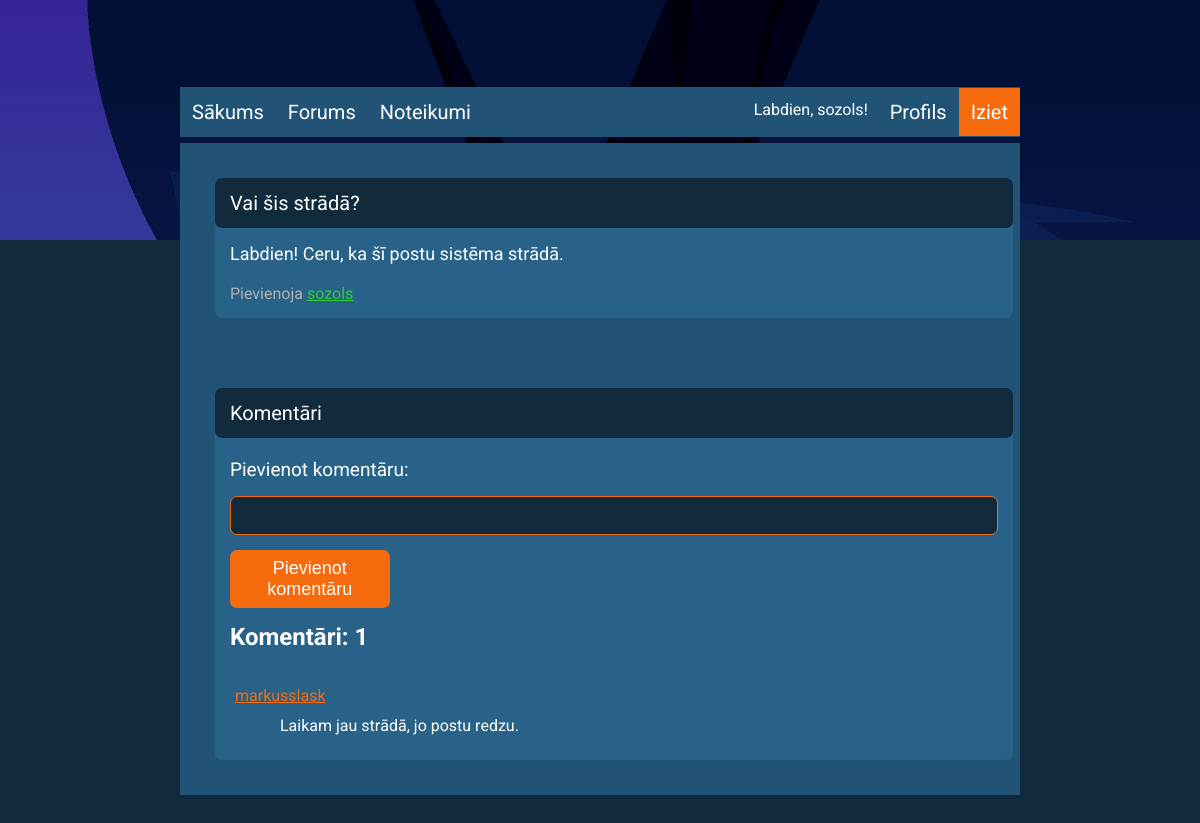
The page /post.php?postid=1 (signed in) on the database its author committed.
### tables this page shows
CREATE TABLE `posts` (
  `post_id` int(11) NOT NULL,
  `post_title` varchar(255) NOT NULL,
  `post_content` text NOT NULL,
  `author_id` int(11) NOT NULL,
  `date` date NOT NULL DEFAULT current_timestamp()
);

CREATE TABLE `user` (
  `id` int(11) NOT NULL,
  `firstname` varchar(32) NOT NULL,
  `lastname` varchar(32) NOT NULL,
  `username` varchar(32) NOT NULL,
  `email` varchar(64) NOT NULL,
  `password` varchar(128) NOT NULL,
  `user_color` varchar(10) NOT NULL DEFAULT '#F66B0E'
);

CREATE TABLE `comments` (
  `comment_id` int(11) NOT NULL,
  `author_id` int(11) NOT NULL,
  `post_id` int(11) NOT NULL,
  `comment` varchar(255) NOT NULL
);

### post.php (the view, shortened to what this page needs)
<?php
$pdo = require 'database.php';
$postid = $_GET['postid'];
try{
    $sql = "SELECT post_title, post_content, author_id FROM posts WHERE post_id=:postid";
    $statement = $pdo->prepare($sql);
    $statement->execute(array(
        ':postid' => $postid
    ));
}catch(PDOException $e) {
    echo $e->getMessage();
    echo '<div class="alert alert-danger" role="alert">
    Datubāzes kļūda!
    </div>';
}
$post = $statement->fetchAll(PDO::FETCH_ASSOC);
$post_title = $post[0]['post_title'];
$post_content = $post[0]['post_content'];
$author_id = $post[0]['author_id'];
try{
    $sql = "SELECT id, username FROM user WHERE id=:userid";
    $statement = $pdo->prepare($sql);
    $statement->execute(array(
        ':userid' => $author_id
    ));
}catch(PDOException $e) {
    echo $e->getMessage();
    echo '<div class="alert alert-danger" role="alert">
    Datubāzes kļūda!
    </div>';
}
$user = $statement->fetchAll(PDO::FETCH_ASSOC);
$username = $user[0]['username'];
$profileid = $user[0]['id'];
?>
<!DOCTYPE html>
<html lang="en">
<head>
    <link rel="stylesheet" href="./stylesheets/style.css">
</head>
<body>
    <?php require './components/navigation.php'; ?>
    <div class="container">
        <div class="chat-widget" style="display: inline-block; margin: 35px;">
            <div class="widget-header">
                <p><?php echo $post_title ?></p>
            </div>
            <div class="widget-body">
                <div class="post-text">
                    <p><?php echo $post_content ?></p>
                </div>
                <div class="author-text">
                    <p>Pievienoja <a href="profile.php?profileid=<?php echo $profileid; ?>"><?php echo $username; ?></a></p>
                </div>
            </div>
        </div>
        <div class="chat-widget" style="display: inline-block; margin: 35px;">
            <div class="widget-header">
                <p>Komentāri</p>
            </div>
            <div class="widget-body">
                <?php if(isset($_SESSION['is-logged-in'])): ?>
                <div class="newpost">
                    <form action="" method="POST">
                        <label for="comment-text">Pievienot komentāru:</label>
                        <input type="text" name="comment-text" id="">
                        <button type="submit" id="submit-button" name="add-comment">Pievienot komentāru</button>
                    </form>
                </div>
                <?php else: ?>
                <div class="login-alert" style="margin-top: 20px;">
                    <p><a href="login.php">Ielogojies</a> lai pievienotu jaunus komentārus!</p>
                </div>
                <?php endif; ?>
                <div class="comments">
                    <?php include './components/loadcomments.php';  ?>
                </div>
            </div>
        </div>
    </div>
</body>
</html>

### components/loadcomments.php
<?php
$pdo = require 'database.php';
$postid = $_GET['postid'];
try{
    $sql = "SELECT comments.comment, comments.author_id, user.username, user.user_color FROM comments INNER JOIN user ON comments.author_id = user.id WHERE comments.post_id = :postid";
    $statement = $pdo->prepare($sql);
    $statement->execute(array(
        ':postid' => $postid
    ));
    $comments = $statement->fetchAll(PDO::FETCH_ASSOC);
    echo '<h2>Komentāri: '.sizeof($comments).'</h2>';
    for($i = 0; $i < sizeof($comments); $i++){
        echo '
        <div class="comment-block">
            <div class="comment-author">
                <a href="profile.php?profileid='.$comments[sizeof($comments) - $i - 1]['author_id'].'" style="color: '.$comments[sizeof($comments) - $i - 1]['user_color'].'">'.$comments[sizeof($comments) - $i - 1]['username'].'</a>
            </div>
            <div class="comment-content">
                <p>'.$comments[sizeof($comments) - $i - 1]['comment'].'</p>
            </div>
        </div>
        ';
    }
}catch(PDOException $e) {
    echo $e->getMessage();
    echo '<div class="alert alert-danger" role="alert">
    Datubāzes kļūda!
    </div>';
}
?>

### stylesheets/style.css (style rules this page uses)
:root { --primary-color: #112B3C; --secondary-color: #205375; --widget-color: #286288; --accent-color: #F66B0E; --text-color: #fff; }
* { margin: 0; padding: 0; box-sizing: border-box; }
body { background-color: var(--primary-color); font-family: 'Poppins', sans-serif; font-family: 'Roboto', sans-serif; }
.container { width: 70%; margin: 160px auto; background-color: var(--secondary-color); }
.chat-widget { width: 95%; margin: auto; background-color: var(--widget-color); border-radius: 7px; margin-bottom: 30px; }
.widget-header { background-color: var(--primary-color); width: 100%; height: 50px; border-radius: 7px; }
.widget-header p { font-size: 20px; color: var(--text-color); line-height: 50px; margin-left: 15px; }
#submit-button { cursor: pointer; width: 20%; font-size: 18px; border: none; background-color: var(--accent-color); }
.newpost form { display: flex; flex-direction: column; }
.newpost form label { margin-top: 20px; margin-left: 15px; font-size: 19px; color: var(--text-color); }
.newpost input, .newpost textarea { padding: 8px; border-radius: 7px; margin: 15px; background-color: var(--primary-color); color: var(--text-color); border: 1px solid var(--accent-color); font-size: 18px; }
.newpost button { padding: 8px; color: var(--text-color); margin-bottom: 15px; margin-left: 15px; border-radius: 7px; }
.post-text { margin: 15px; }
.post-text p { color: var(--text-color); font-size: 18px; }
.author-text { margin-top: 20px; margin-left: 15px; margin-bottom: 15px; }
.author-text p { color: rgb(177, 177, 177); }
.author-text a { color: limegreen; }
.comments h2 { margin-left: 15px; margin-bottom: 25px; color: var(--text-color); }
.comment-block { margin-left: 15px; margin-bottom: 25px; }
.comment-author a { line-height: 40px; color: limegreen; margin-left: 5px; }
.comment-content { margin-left: 50px; }
.comment-content p { color: var(--text-color); }

### rows shown on the page
posts: post_title "Vai šis strādā?", post_content "Labdien! Ceru, ka šī postu sistēma strādā."
user: username "sozols"
comments: author.username "markusslask", comment "Laikam jau strādā, jo postu redzu."

### other values the page prints
$_SESSION['username'] "sozols"
sizeof($comments) "1"
